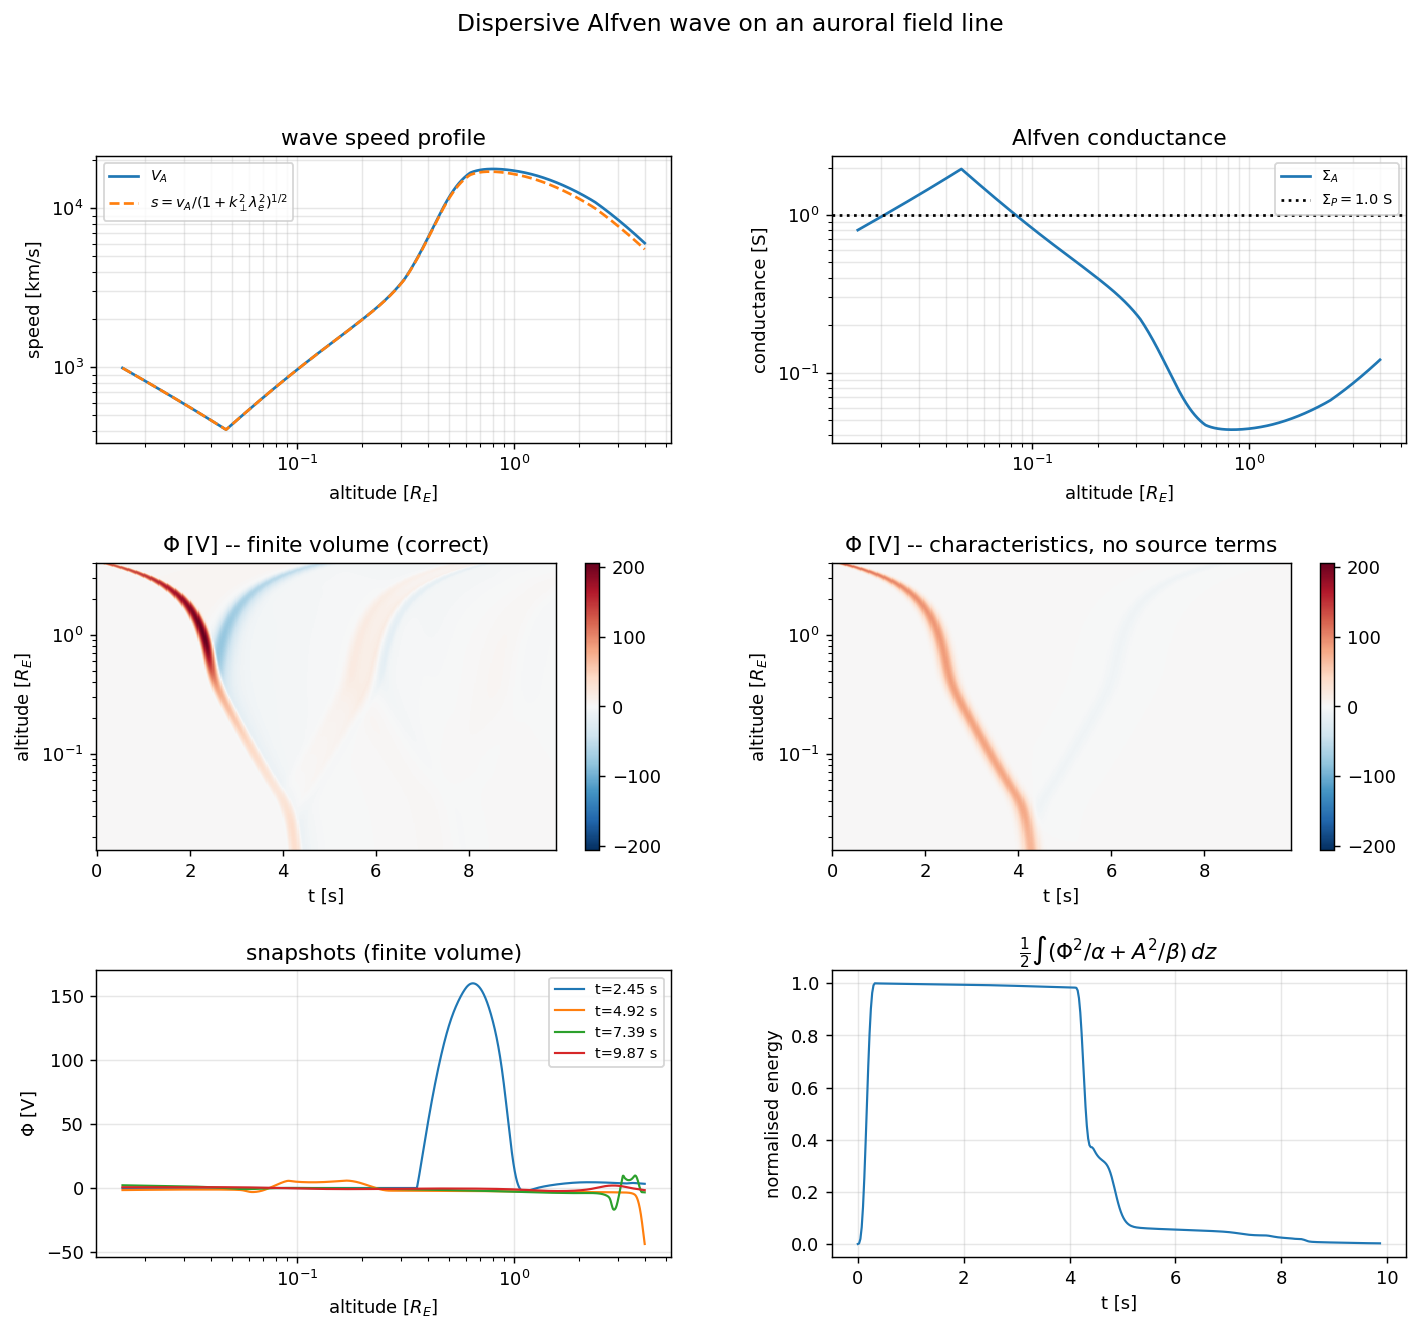

The script that saved this image:
"""
auroral_demo.py
===============

End-to-end demonstration on a synthetic but realistic auroral field line,
plus a direct comparison against the "advect the Riemann invariants at +-s and
ignore the source terms" scheme, which is what the original code implements.

Run:  python auroral_demo.py
"""

import numpy as np
import matplotlib

matplotlib.use("Agg")
import matplotlib.pyplot as plt

from alfven_solver import (
    C_LIGHT,
    MU0,
    AlfvenSolver,
    FieldLineMedium,
    gaussian_pulse,
    half_sine_pulse,
)

R_E = 6.371e6
M_E = 9.1093837015e-31
M_P = 1.67262192369e-27
Q_E = 1.602176634e-19
EPS0 = 8.8541878128e-12


# ---------------------------------------------------------------------------
# Synthetic auroral field line
# ---------------------------------------------------------------------------
def auroral_profile(n_cells=3000, z_min=1.0e5, z_max=4.0 * R_E, lambda_perp0=4.0e3):
    """Return (medium, extras) for a plausible auroral flux tube.

    The grid is stretched so that the cell size is roughly proportional to the
    local wavelength: fine in the ionosphere where v_A is small, coarse in the
    magnetosphere.  Replace the whole function with your CDF data.
    """
    # stretched grid: uniform in log(1 + z/h)
    h = 3.0e5
    u = np.linspace(np.log(1 + z_min / h), np.log(1 + z_max / h), n_cells)
    z = h * (np.exp(u) - 1.0)

    # --- magnetic field: dipole along the field line (polar approximation) ---
    B = 6.0e-5 * (R_E / (R_E + z)) ** 3

    # --- electron density: ionospheric layers + magnetospheric tail ---
    z_km = z / 1.0e3
    anchors_km = np.array([100, 300, 1000, 2000, 4000, 8000, 15000, 25500])
    anchors_n = np.array([1e11, 5e11, 2e10, 3e9, 3e8, 5e7, 1e7, 3e6])
    n_e = np.exp(np.interp(np.log(z_km), np.log(anchors_km), np.log(anchors_n)))

    # --- mean ion mass: O+ low down, H+ above (smooth transition ~2000 km) ---
    f_H = 0.5 * (1.0 + np.tanh((z_km - 2000.0) / 800.0))
    m_i = (1.0 - f_H) * 16.0 * M_P + f_H * M_P

    rho = n_e * m_i
    V_A = B / np.sqrt(MU0 * rho)

    # --- electron inertial length ---
    omega_pe = np.sqrt(n_e * Q_E**2 / (EPS0 * M_E))
    lambda_e = C_LIGHT / omega_pe

    # --- perpendicular scale, mapped along the flux tube ---
    flux_tube_scaling = np.sqrt(B[0] / B)
    lambda_perp = lambda_perp0 * flux_tube_scaling
    k_perp = 2.0 * np.pi / lambda_perp

    m = FieldLineMedium(z, V_A, lambda_e, k_perp)
    extras = dict(B=B, n_e=n_e, m_i=m_i, lambda_perp=lambda_perp)
    return m, extras


# ---------------------------------------------------------------------------
# The original scheme, for comparison: advect w+- at +-s, no source terms
# ---------------------------------------------------------------------------
def run_uniform_characteristic(medium, sigma_P, driver, t_end, n_snapshots, cfl=0.4):
    """Reproduces the structure of the original code.

    w+ = sqrt(alpha) A + sqrt(beta) Phi   advected at +s
    w- = sqrt(alpha) A - sqrt(beta) Phi   advected at -s
    first-order upwind, boundary values of the incoming characteristic set
    algebraically each step.  No P or Q source terms.
    """
    z = medium.z
    a, b = np.sqrt(medium.alpha), np.sqrt(medium.beta)
    s = medium.s
    N = z.size
    dz_b = np.empty(N)
    dz_b[1:] = np.diff(z)
    dz_b[0] = dz_b[1]
    dz_f = np.empty(N)
    dz_f[:-1] = np.diff(z)
    dz_f[-1] = dz_f[-2]

    wp = np.zeros(N)
    wm = np.zeros(N)

    dt = cfl * np.min(np.minimum(dz_b, dz_f) / s)
    t_out = np.linspace(0.0, t_end, n_snapshots)
    Phi_out = np.empty((n_snapshots, N))
    A_out = np.empty((n_snapshots, N))

    Sig_A = medium.Sigma_A

    def apply_bcs(wp, wm, t):
        # ionosphere:  A + mu0 sigma_P Phi = 0
        cL = (1.0 / a[0] - MU0 * sigma_P / b[0]) / (1.0 / a[0] + MU0 * sigma_P / b[0])
        wp[0] = -wm[0] * cL
        # magnetosphere: A - mu0 Sigma_A Phi = -mu0 Sigma_A Phi_d(t)
        num = -2.0 * MU0 * Sig_A[-1] * driver(t) - wp[-1] * (
            1.0 / a[-1] - MU0 * Sig_A[-1] / b[-1]
        )
        den = 1.0 / a[-1] + MU0 * Sig_A[-1] / b[-1]
        wm[-1] = num / den

    def rhs(wp, wm, t):
        apply_bcs(wp, wm, t)
        dwp = np.zeros(N)
        dwm = np.zeros(N)
        dwp[1:] = -s[1:] * (wp[1:] - wp[:-1]) / dz_b[1:]
        dwm[:-1] = s[:-1] * (wm[1:] - wm[:-1]) / dz_f[:-1]
        return dwp, dwm

    t = 0.0
    Phi_out[0] = 0.0
    A_out[0] = 0.0
    for k in range(1, n_snapshots):
        target = t_out[k]
        while t < target - 1e-15:
            step = min(dt, target - t)
            k1p, k1m = rhs(wp.copy(), wm.copy(), t)
            wp2, wm2 = wp + step * k1p, wm + step * k1m
            k2p, k2m = rhs(wp2.copy(), wm2.copy(), t + step)
            wp = 0.5 * (wp + wp2 + step * k2p)
            wm = 0.5 * (wm + wm2 + step * k2m)
            t += step
        apply_bcs(wp, wm, t)
        A_out[k] = (wp + wm) / (2.0 * a)
        Phi_out[k] = (wp - wm) / (2.0 * b)
    return t_out, Phi_out, A_out


# ---------------------------------------------------------------------------
def main():
    m, extras = auroral_profile(n_cells=3000)
    print(m.summary())
    print()

    f0 = 3.0
    Phi_0 = 250.0
    sigma_P = 1.0  # S

    # resolution check: cells per wavelength at f0
    lam = m.s / f0
    ppw = lam / m.dz
    print(f"cells per wavelength at {f0} Hz:  min {ppw.min():.1f} "
          f"(at z = {m.z[np.argmin(ppw)]/1e3:.0f} km), max {ppw.max():.1f}")
    if ppw.min() < 12:
        print("  WARNING: under-resolved somewhere; refine the grid there.")
    print()

    driver = half_sine_pulse(Phi_0, f0)
    T = m.travel_time()
    t_end = 2.4 * T
    print(f"one-way transit {T:.4f} s, integrating to {t_end:.4f} s")

    sol = AlfvenSolver(m, sigma_P=sigma_P, driver=driver,
                       order=2, limiter="mc", time_integrator="rk3", cfl=0.4)
    res = sol.run(t_end, n_snapshots=400, progress=True)
    print(f"steps taken: {res.n_steps},  dt = {res.dt:.3e} s")
    # the domain is driven and open, so energy is not conserved here; what this
    # shows is how much is left inside after the wave has drained out
    print(f"residual energy at t_end: {res.energy[-1]/res.energy.max():.3e} of peak")
    print()

    # --- comparison against the source-term-free characteristic scheme -------
    print("running the uniform-medium characteristic scheme for comparison...")
    t_u, Phi_u, A_u = run_uniform_characteristic(
        m, sigma_P, driver, t_end, n_snapshots=400
    )
    peak_fv = np.abs(res.Phi).max()
    peak_u = np.abs(Phi_u).max()
    print(f"peak |Phi|:  finite volume {peak_fv:.2f} V,  "
          f"no-source characteristic {peak_u:.2f} V  "
          f"(ratio {peak_u/peak_fv:.3f})")

    # ---------------------------------------------------------------- plots --
    fig = plt.figure(figsize=(13, 11))
    gs = fig.add_gridspec(3, 2, hspace=0.42, wspace=0.28)

    ax = fig.add_subplot(gs[0, 0])
    ax.loglog(m.z / R_E, m.V_A / 1e3, label=r"$V_A$")
    ax.loglog(m.z / R_E, m.s / 1e3, "--", label=r"$s=v_A/(1+k_\perp^2\lambda_e^2)^{1/2}$")
    ax.set_xlabel(r"altitude [$R_E$]")
    ax.set_ylabel("speed [km/s]")
    ax.legend(fontsize=8)
    ax.set_title("wave speed profile")
    ax.grid(alpha=0.3, which="both")

    ax = fig.add_subplot(gs[0, 1])
    ax.loglog(m.z / R_E, m.Sigma_A, label=r"$\Sigma_A$")
    ax.axhline(sigma_P, color="k", ls=":", label=rf"$\Sigma_P={sigma_P}$ S")
    ax.set_xlabel(r"altitude [$R_E$]")
    ax.set_ylabel("conductance [S]")
    ax.legend(fontsize=8)
    ax.set_title("Alfven conductance")
    ax.grid(alpha=0.3, which="both")

    vmax = np.abs(res.Phi).max()
    ax = fig.add_subplot(gs[1, 0])
    im = ax.pcolormesh(res.t, m.z / R_E, res.Phi.T, shading="auto",
                       cmap="RdBu_r", vmin=-vmax, vmax=vmax)
    ax.set_yscale("log")
    ax.set_xlabel("t [s]")
    ax.set_ylabel(r"altitude [$R_E$]")
    ax.set_title(r"$\Phi$ [V] -- finite volume (correct)")
    fig.colorbar(im, ax=ax)

    ax = fig.add_subplot(gs[1, 1])
    im = ax.pcolormesh(t_u, m.z / R_E, Phi_u.T, shading="auto",
                       cmap="RdBu_r", vmin=-vmax, vmax=vmax)
    ax.set_yscale("log")
    ax.set_xlabel("t [s]")
    ax.set_ylabel(r"altitude [$R_E$]")
    ax.set_title(r"$\Phi$ [V] -- characteristics, no source terms")
    fig.colorbar(im, ax=ax)

    ax = fig.add_subplot(gs[2, 0])
    for frac in (0.25, 0.5, 0.75, 1.0):
        k = int(frac * (len(res.t) - 1))
        ax.plot(m.z / R_E, res.Phi[k], lw=1.2, label=f"t={res.t[k]:.2f} s")
    ax.set_xscale("log")
    ax.set_xlabel(r"altitude [$R_E$]")
    ax.set_ylabel(r"$\Phi$ [V]")
    ax.set_title("snapshots (finite volume)")
    ax.legend(fontsize=8)
    ax.grid(alpha=0.3)

    ax = fig.add_subplot(gs[2, 1])
    ax.plot(res.t, res.energy / res.energy.max(), lw=1.2)
    ax.set_xlabel("t [s]")
    ax.set_ylabel("normalised energy")
    ax.set_title(r"$\frac{1}{2}\int(\Phi^2/\alpha + A^2/\beta)\,dz$")
    ax.grid(alpha=0.3)

    fig.suptitle("Dispersive Alfven wave on an auroral field line", fontsize=13)
    fig.savefig("auroral_demo.png", dpi=130, bbox_inches="tight")
    print("\nwrote auroral_demo.png")


if __name__ == "__main__":
    main()
